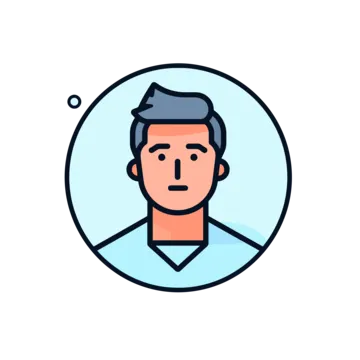
#> input picture assets/images/provider-1.webp, 360 x 360 px
$ python prepare-assets.py
#> lines starting #> are read from the running program, lines starting #| are printed output that depends on the picture
# Genera variantes WebP para el sitio. Requiere Python y Pillow.
from pathlib import Path

from PIL import Image, ImageOps

# Resuelve las rutas desde el script para ejecutarlo desde cualquier directorio.
ROOT = Path(__file__).resolve().parent.parent
SOURCE_IMAGE = ROOT / "assets/images/provider-1.webp"

# Generar imágenes pequeñas manteniendo la original.
with Image.open(SOURCE_IMAGE) as source:
    # Aplica la orientación EXIF y conserva transparencia mediante el canal alfa.
#> source is the input picture: PIL image 360x360 RGBA; mean R, G, B, A 53.5, 58.6, 60.1, 80.6
    source = ImageOps.exif_transpose(source).convert("RGBA")

    # Tarjeta: 80 px; detalle: 160 px; pantalla de alta densidad: hasta 320 px.
    for size in (80, 160, 320):
        # Recorta al centro sin deformar las proporciones de la imagen.
        variant = ImageOps.fit(
            source,
            (size, size),
            method=Image.Resampling.LANCZOS,
        )

        destination = (
            ROOT / f"assets/images/provider-1-{size}.webp"
        )

        # Sobrescribe solo las variantes, manteniendo la imagen original.
        variant.save(destination, "WEBP", quality=80, method=6)
        print(f"Generado: {destination.relative_to(ROOT)}")
#> this loop made 3 passes
#> pass 1, `variant = ImageOps.fit( source, (size, size), method=Image.Resampling...`:
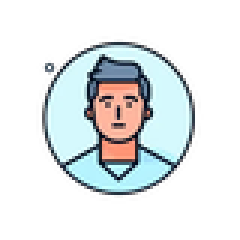
#> variant: PIL image 80x80 RGBA (shown 3 times larger); mean R, G, B, A 53.2, 58.1, 59.4, 80.6; transparent parts drawn white
#> pass 2, `variant = ImageOps.fit( source, (size, size), method=Image.Resampling...`:
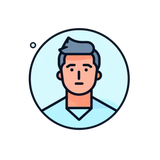
#> variant: PIL image 160x160 RGBA; mean R, G, B, A 53.1, 58.1, 59.4, 80.6; transparent parts drawn white
#> pass 3, `variant = ImageOps.fit( source, (size, size), method=Image.Resampling...`:
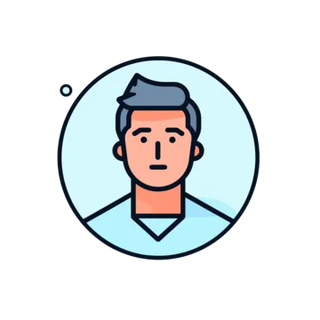
#> variant: PIL image 320x320 RGBA; mean R, G, B, A 53, 58, 59.3, 80.6; transparent parts drawn white
